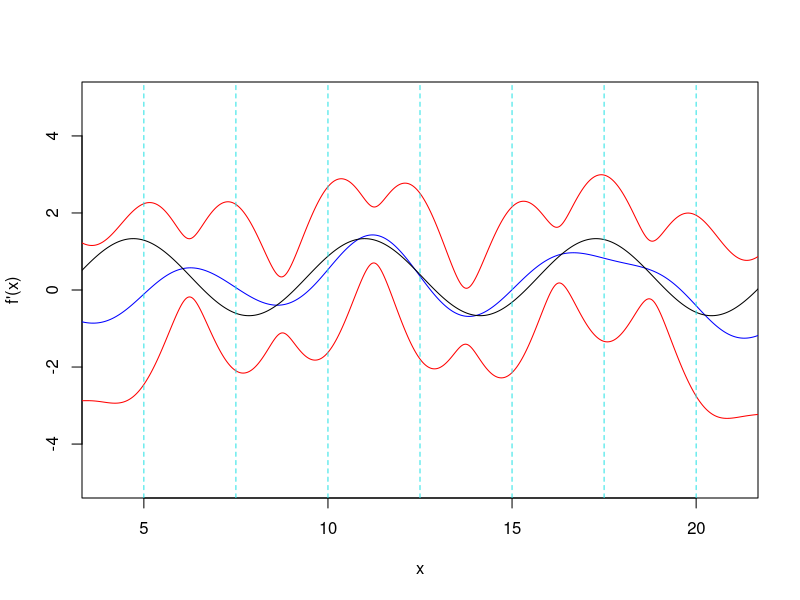
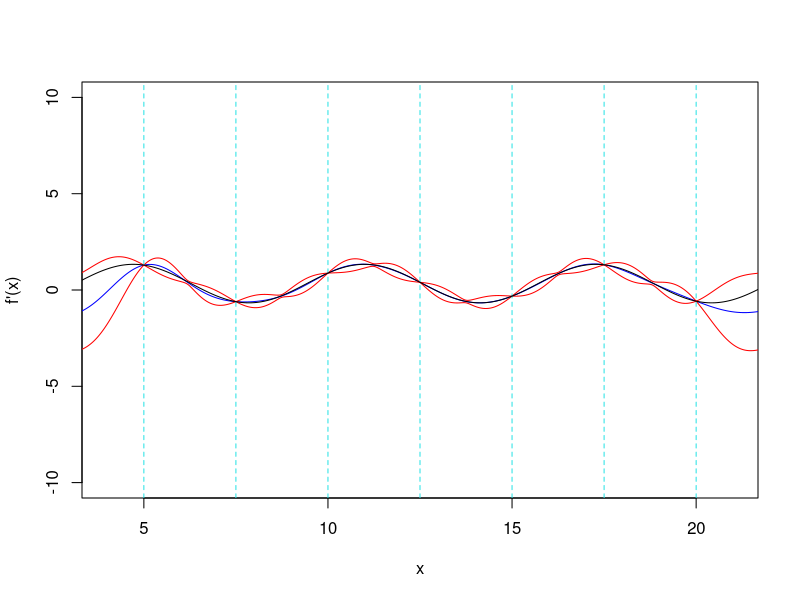

R code for these plots, in order:
#vector D in this new case has changed, so first thing to do is to update this

#First thing to do is to get vector D and E(D)
#...............................................................................
x <- c(5,7.5,10,12.5,15,17.5,20)

Dpart1 <- function(m){
  len <- length(m)
  Dvals <- rep(0,len)
  for(i in 1:len){
    Dvals[i] = x[i]/3 + cos(x[i])
  }
  return(Dvals)
}

Dpart2 <- function(m){
  len <- length(m)
  Dvals <- rep(0,len)
  for(i in 1:len){
    Dvals[i] = 1/3 - sin(x[i])
  }
  return(Dvals)
}

D <- c(Dpart1(x), Dpart2(x))
expD <- c(4,4,4,4,4,4,4,0,0,0,0,0,0,0)
#...............................................................................
#Now the next thing is to form the big variance matrix
#I know this will be an 8x8 matrix with my setup, and will require different
#subsections, which I need to calculate and then put them together
varu <- 1.2
theta <- 2

varDPart1 <- matrix(nrow = 7, ncol = 7)
for(i in 1:7){
  for(j in 1:7){
    varDPart1[i,j] = varu^2 * exp(-(abs(x[i] - x[j]))^2 / (theta)^2)
  }
}

varDPart2 <- matrix(nrow = 7, ncol = 7)
for(i in 1:7){
  for(j in 1:7){
    varDPart2[i,j] = varu^2 * (2/(theta^2) - 4/(theta^4)*(x[i]-x[j])^2)*exp(-(x[i]-x[j])^2 / (theta^2))
  }
}

varDPart3 <- matrix(nrow = 7, ncol = 7)
for(i in 1:7){
  for(j in 1:7){
    varDPart3[i,j] = varu^2 * 2/(theta)^2 * (x[i] - x[j]) * exp(- (x[i] - x[j])^2 / (theta)^2)
  }
}

varDPart4 <- t(varDPart3)
#Putting this into one big variance matrix
tophalf <- cbind(varDPart1, varDPart3)
bottomhalf <- cbind(varDPart4, varDPart2)
varDmatrix <- rbind(tophalf, bottomhalf)
#.............................................................................

x.vals <- seq(0,23, length.out = 1000)
covmatrixPart1 <- matrix(nrow = 1000, ncol = 7)
for(i in 1:1000){
  for(j in 1:7){
    covmatrixPart1[i,j] = varu^2 * exp(-(x.vals[i] - x[j])^2/(theta)^2) 
  }
}

covmatrixPart2 <- matrix(nrow = 1000, ncol = 7)
for(i in 1:1000){
  for(j in 1:7){
    covmatrixPart2[i,j] = varu^2 * 2/(theta)^2 * (x.vals[i] - x[j]) * exp(- (x.vals[i] - x[j])^2 / (theta)^2)
  }
}

covmatrixPart3 <- matrix(nrow = 1000, ncol = 7)
for(i in 1:1000){
  for(j in 1:7){
    covmatrixPart3[i,j] = - varu^2 * 2/(theta)^2 * (x.vals[i] - x[j]) * exp(- (x.vals[i] - x[j])^2 / (theta)^2)
  }
}

covmatrixPart4 <- matrix(nrow = 1000, ncol = 7)
for(i in 1:1000){
  for(j in 1:7){
    covmatrixPart4[i,j] = varu^2 * (2/(theta^2) - 4/(theta^4)*(x.vals[i]-x[j])^2)*exp(-(x.vals[i]-x[j])^2 / (theta^2))
  }
}

covmatrix <- cbind(covmatrixPart1,covmatrixPart2)

#.............................................................................
#Emulating the derivative of the function, only using the output values
exp.deriv <- rep(0,1000)
var.deriv <- rep(0,1000)
expD <- c(4,4,4,4,4,4,4)

for(i in 1:1000){
  exp.deriv[i] = covmatrixPart3[i,] %*% solve(varDPart1) %*% (Dpart1(x) - expD)
  var.deriv[i] =  0.72 - (covmatrixPart3[i,]%*%solve(varDPart1)%*%covmatrixPart3[i,])
}

plot(x, xlim = c(4,21), ylim = c(-5,5), xlab = "x", ylab = "f'(x)", 
     col = "blueviolet", bg = "blueviolet", pch = 21, cex = 1.5)
lines(x.vals, exp.deriv, col = "blue", lty = 1)
lines(x.vals, exp.deriv + (3*sqrt(var.deriv)), col = "red")
lines(x.vals, exp.deriv - (3*sqrt(var.deriv)), col = "red")
lines(x.vals, 1/3 - sin(x.vals), col = "black")
abline(v = 10, col = 5, lty = 2)
abline(v = 20, col =5, lty = 2)
abline(v=15, col = 5, lty = 2)
abline(v = 5, col = 5, lty = 2)
abline(v = 17.5, col = 5, lty = 2)
abline(v=12.5, col = 5, lty = 2)
abline(v = 7.5, col = 5, lty = 2)
#.................................................................................
#Emulating the derivative of the function, with the full data vector

exp.deriv.both <- rep(0,1000)
var.deriv.both <- rep(0,1000)
expD <- c(4,4,4,4,4,4,4,0,0,0,0,0,0,0)
covmatrix2 <- cbind(covmatrixPart3,covmatrixPart4)

for(i in 1:1000){
  exp.deriv.both[i] = covmatrix2[i,] %*% solve(varDmatrix) %*% (D - expD)
  var.deriv.both[i] = 0.72 - (covmatrix2[i,]%*%solve(varDmatrix)%*%covmatrix2[i,])
}
plot(x, xlim = c(4,21), ylim = c(-10,10), xlab = "x", ylab = "f'(x)", 
     col = "blueviolet", bg = "blueviolet", pch = 21, cex = 1.5)
lines(x.vals, exp.deriv.both, col = "blue")
lines(x.vals, exp.deriv.both + (3*sqrt(var.deriv.both)), col = "red")
lines(x.vals, exp.deriv.both - (3*sqrt(var.deriv.both)), col = "red")
abline(v = 10, col = 5, lty = 2)
abline(v = 20, col =5, lty = 2)
abline(v=15, col = 5, lty = 2)
abline(v = 5, col = 5, lty = 2)
abline(v = 17.5, col = 5, lty = 2)
abline(v=12.5, col = 5, lty = 2)
abline(v = 7.5, col = 5, lty = 2)
lines(x.vals, 1/3 - sin(x.vals), col = "black")
